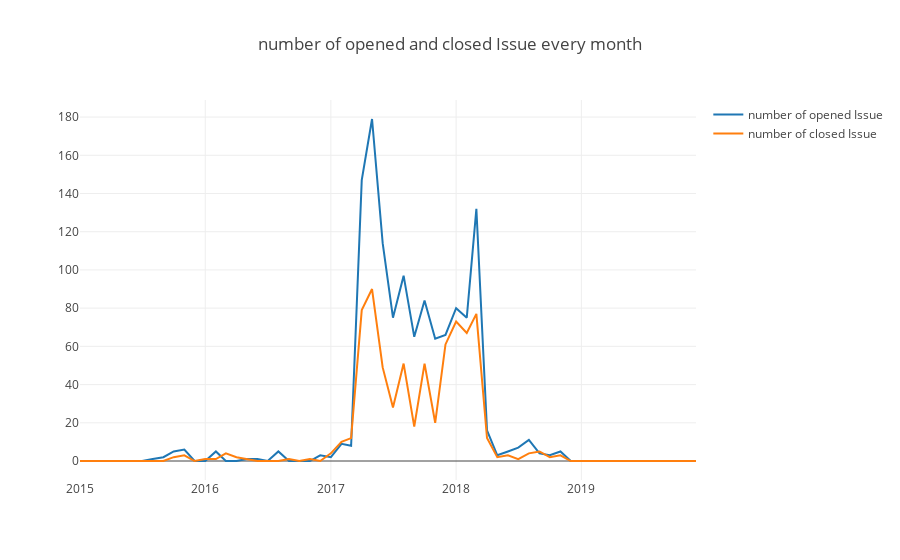

The cell this chart's notebook holds for it:
### Markdown cell above
### 每月打开 Issue 和 关闭 Issue 的个数

### Code cell
Promise.all(yms.map(ym => {
    var q = `
            SELECT count(CASE WHEN repo_id=${repo_id} AND type='IssuesEvent' AND action='opened' AND toMonth(created_at)=${ym['m']} THEN 1 ELSE NULL END) AS open,
            count(CASE WHEN repo_id=${repo_id} AND type='IssuesEvent' AND action='closed' AND toMonth(created_at)=${ym['m']} THEN 1 ELSE NULL END) AS close
            FROM github_log.year${ym['y']}
            `
    return query(q);
})).then(data => {
    var openCount = [], tableDict = [], closeCount = [];
    data.forEach((d, i) => {
        openCount.push(d[0].open);
        closeCount.push(d[0].close);
        tableDict.push({'ym': yms_axis[i], 'open': openCount[openCount.length-1], 'close': closeCount[closeCount.length-1]});
    });
    console.table(tableDict.map((d) => {
        return {
            'time': d.ym,
            'number of opened Issue': d.open,
            'number of closed Issue': d.close,
        };
    }));
    openDigger.render.plotly([
        {x: yms_axis, y: openCount, mode: 'scatter', name: 'number of opened Issue'},
        {x: yms_axis, y: closeCount, mode: 'scatter', name: 'number of closed Issue'},
    ], {
        title: 'number of opened and closed Issue every month',
    });
    
})

### Figure 1 — Plotly figure (JSON) as saved in the notebook; plotly's stock layout.template omitted (floating-point values rounded to 4 significant figures)
{"data": [{"mode": "scatter", "name": "number of opened Issue", "x": ["2015-1", "2015-2", "2015-3", "2015-4", "2015-5", "2015-6", "2015-7", "2015-8", "2015-9", "2015-10", "2015-11", "2015-12", "2016-1", "2016-2", "2016-3", "2016-4", "2016-5", "2016-6", "2016-7", "2016-8", "2016-9", "2016-10", "2016-11", "2016-12", "2017-1", "2017-2", "2017-3", "2017-4", "2017-5", "2017-6", "2017-7", "2017-8", "2017-9", "2017-10", "2017-11", "2017-12", "2018-1", "2018-2", "2018-3", "2018-4", "2018-5", "2018-6", "2018-7", "2018-8", "2018-9", "2018-10", "2018-11", "2018-12", "2019-1", "2019-2", "2019-3", "2019-4", "2019-5", "2019-6", "2019-7", "2019-8", "2019-9", "2019-10", "2019-11", "2019-12"], "y": ["0", "0", "0", "0", "0", "0", "0", "1", "2", "5", "6", "0", "0", "5", "0", "0", "1", "1", "0", "5", "0", "0", "0", "3", "2", "9", "8", "147", "179", "114", "75", "97", "65", "84", "64", "66", "80", "75", "132", "16", "3", "5", "7", "11", "4", "3", "5", "0", "0", "0", "0", "0", "0", "0", "0", "0", "0", "0", "0", "0"]}, {"mode": "scatter", "name": "number of closed Issue", "x": ["2015-1", "2015-2", "2015-3", "2015-4", "2015-5", "2015-6", "2015-7", "2015-8", "2015-9", "2015-10", "2015-11", "2015-12", "2016-1", "2016-2", "2016-3", "2016-4", "2016-5", "2016-6", "2016-7", "2016-8", "2016-9", "2016-10", "2016-11", "2016-12", "2017-1", "2017-2", "2017-3", "2017-4", "2017-5", "2017-6", "2017-7", "2017-8", "2017-9", "2017-10", "2017-11", "2017-12", "2018-1", "2018-2", "2018-3", "2018-4", "2018-5", "2018-6", "2018-7", "2018-8", "2018-9", "2018-10", "2018-11", "2018-12", "2019-1", "2019-2", "2019-3", "2019-4", "2019-5", "2019-6", "2019-7", "2019-8", "2019-9", "2019-10", "2019-11", "2019-12"], "y": ["0", "0", "0", "0", "0", "0", "0", "0", "0", "2", "3", "0", "1", "1", "4", "2", "1", "0", "0", "0", "1", "0", "1", "0", "4", "10", "12", "79", "90", "49", "28", "51", "18", "51", "20", "61", "73", "67", "77", "12", "2", "3", "1", "4", "5", "2", "3", "0", "0", "0", "0", "0", "0", "0", "0", "0", "0", "0", "0", "0"]}], "layout": {"autosize": true, "title": {"text": "number of opened and closed Issue every month"}, "xaxis": {"autorange": true, "range": ["2015-01-01", "2019-12-01"], "type": "date"}, "yaxis": {"autorange": true, "range": [-9.944, 188.9], "type": "linear"}}}
